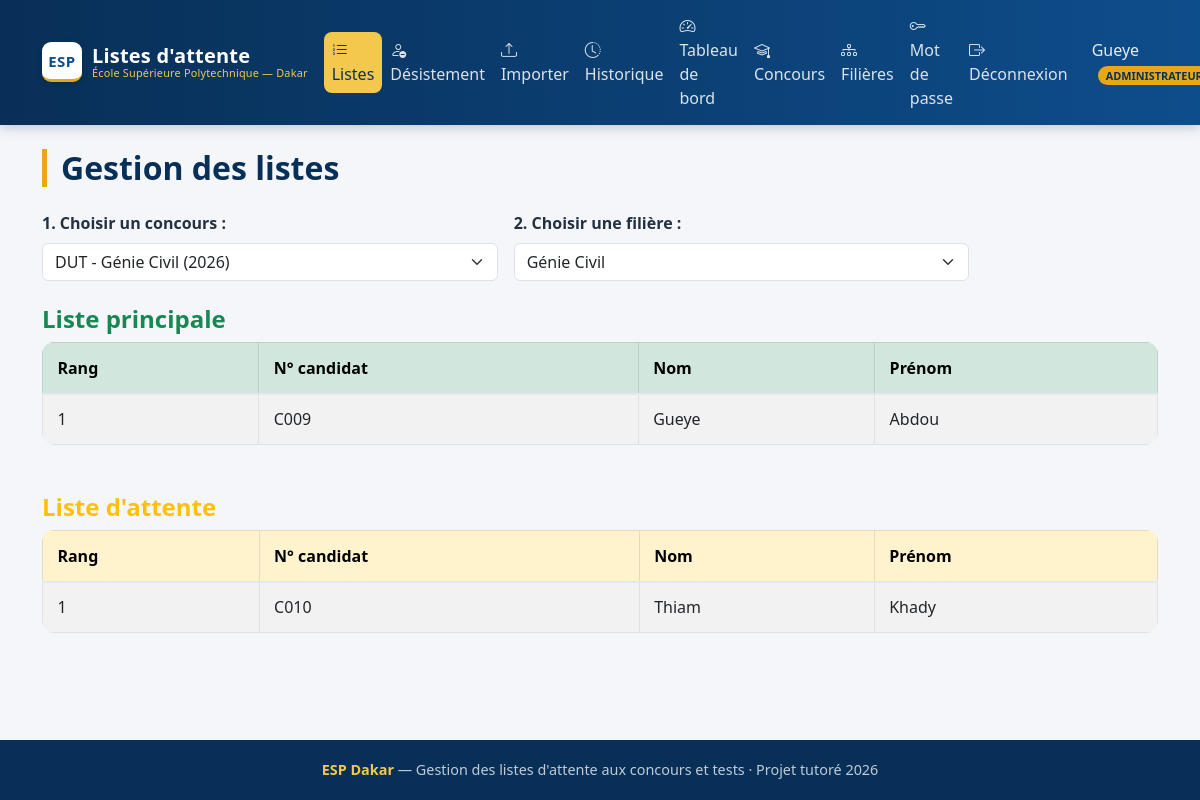
The page /pages/listes.php (signed in) on the database its author committed.
### tables this page shows
CREATE TABLE inscriptions (
    id INT AUTO_INCREMENT PRIMARY KEY,
    rang INT NOT NULL,
    date_inscription DATE NOT NULL,
    candidat_id INT,
    liste_id INT,
    FOREIGN KEY (candidat_id) REFERENCES utilisateurs(id),
    FOREIGN KEY (liste_id) REFERENCES listes(id)
);

CREATE TABLE utilisateurs (
    id INT AUTO_INCREMENT PRIMARY KEY,
    nom VARCHAR(100) NOT NULL,
    prenom VARCHAR(100) NOT NULL,
    email VARCHAR(150) NOT NULL UNIQUE,
    telephone VARCHAR(20),
    mot_de_passe VARCHAR(255) NOT NULL,
    role ENUM('administrateur', 'agent', 'candidat') NOT NULL,
    service VARCHAR(100),
    departement VARCHAR(100),
    numero_candidat VARCHAR(50),
    date_naissance DATE,
    date_creation TIMESTAMP DEFAULT CURRENT_TIMESTAMP
);

### pages/listes.php (the view, shortened to what this page needs)
<?php
require '../config/database.php';
include '../includes/header.php';
$concours = $pdo->query("SELECT * FROM concours ORDER BY type, departement")->fetchAll();
$concoursChoisi = isset($_GET['concours']) ? (int) $_GET['concours'] : ($concours[0]['id'] ?? 0);
$reqFilieres = $pdo->prepare("SELECT * FROM filieres WHERE concours_id = ? ORDER BY nom");
$reqFilieres->execute([$concoursChoisi]);
$filieres = $reqFilieres->fetchAll();
$filiereChoisie = isset($_GET['filiere']) ? (int) $_GET['filiere'] : ($filieres[0]['id'] ?? 0);
function getCandidats($pdo, $filiereId, $typeListe) {
    $requete = $pdo->prepare("
        SELECT i.rang, u.nom, u.prenom, u.numero_candidat
        FROM inscriptions i
        JOIN utilisateurs u ON i.candidat_id = u.id
        JOIN listes l ON i.liste_id = l.id
        WHERE l.filiere_id = ? AND l.type = ?
        ORDER BY i.rang ASC
    ");
    $requete->execute([$filiereId, $typeListe]);
    return $requete->fetchAll();
}
$principale = getCandidats($pdo, $filiereChoisie, 'principale');
$attente = getCandidats($pdo, $filiereChoisie, 'attente');
?>
<h2 class="page-title">Gestion des listes</h2>
<form method="GET" class="mb-4">
    <div class="row g-3">
        <div class="col-md-5">
            <label class="form-label fw-bold">1. Choisir un concours :</label>
            <select name="concours" class="form-select" onchange="this.form.submit()">
                <?php foreach ($concours as $c): ?>
                    <option value="<?= $c['id'] ?>" <?= ($c['id'] == $concoursChoisi) ? 'selected' : '' ?>>
                        <?= htmlspecialchars($c['type'] . ' - ' . $c['departement'] . ' (' . $c['annee'] . ')') ?>
                    </option>
                <?php endforeach; ?>
            </select>
        </div>
        <div class="col-md-5">
            <label class="form-label fw-bold">2. Choisir une filière :</label>
            <select name="filiere" class="form-select" onchange="this.form.submit()">
                <?php foreach ($filieres as $f): ?>
                    <option value="<?= $f['id'] ?>" <?= ($f['id'] == $filiereChoisie) ? 'selected' : '' ?>>
                        <?= htmlspecialchars($f['nom']) ?>
                    </option>
                <?php endforeach; ?>
            </select>
        </div>
    </div>
</form>
<h4 class="text-success">Liste principale</h4>
<table class="table table-striped table-bordered mb-5">
    <thead class="table-success">
        <tr><th>Rang</th><th>N° candidat</th><th>Nom</th><th>Prénom</th></tr>
    </thead>
    <tbody>
        <?php if (count($principale) === 0): ?>
            <tr><td colspan="4" class="text-center text-muted">Aucun candidat</td></tr>
        <?php else: ?>
            <?php foreach ($principale as $c): ?>
                <tr>
                    <td><?= $c['rang'] ?></td>
                    <td><?= htmlspecialchars($c['numero_candidat']) ?></td>
                    <td><?= htmlspecialchars($c['nom']) ?></td>
                    <td><?= htmlspecialchars($c['prenom']) ?></td>
                </tr>
            <?php endforeach; ?>
        <?php endif; ?>
    </tbody>
</table>
<h4 class="text-warning">Liste d'attente</h4>
<table class="table table-striped table-bordered">
    <thead class="table-warning">
        <tr><th>Rang</th><th>N° candidat</th><th>Nom</th><th>Prénom</th></tr>
    </thead>
    <tbody>
        <?php if (count($attente) === 0): ?>
            <tr><td colspan="4" class="text-center text-muted">Aucun candidat</td></tr>
        <?php else: ?>
            <?php foreach ($attente as $c): ?>
                <tr>
                    <td><?= $c['rang'] ?></td>
                    <td><?= htmlspecialchars($c['numero_candidat']) ?></td>
                    <td><?= htmlspecialchars($c['nom']) ?></td>
                    <td><?= htmlspecialchars($c['prenom']) ?></td>
                </tr>
            <?php endforeach; ?>
        <?php endif; ?>
    </tbody>
</table>
<?php include '../includes/footer.php'; ?>

### assets/css/style.css (style rules this page uses)
:root { --esp-blue: #0E4D8B; --esp-blue-dark: #0A3A6B; --esp-blue-darker: #082F57; --esp-gold: #E6A817; --esp-gold-light: #F2C94C; --esp-bg: #f4f6f9; --esp-surface:#ffffff; --esp-text: #243140; --esp-muted: #6b7a8d; --esp-border: #e4e9f0; --esp-radius: 12px; --esp-shadow: 0 2px 10px rgba(16, 42, 77, 0.06); --esp-shadow-hover: 0 6px 22px rgba(16, 42, 77, 0.12); --bs-primary: var(--esp-blue); --bs-primary-rgb: 14, 77, 139; }
body { background-color: var(--esp-bg); color: var(--esp-text); font-family: "Segoe UI", system-ui, -apple-system, Arial, sans-serif; display: flex; flex-direction: column; min-height: 100vh; }
h1, h2, h3, h4, h5 { color: var(--esp-blue-darker); font-weight: 600; }
.table { background: var(--esp-surface); border-radius: var(--esp-radius); overflow: hidden; }
.table > :not(caption) > * > * { padding: .8rem .9rem; }
.table thead th { border-bottom: 2px solid var(--esp-border); font-weight: 600; }
.page-title { border-left: 5px solid var(--esp-gold); padding-left: 14px; margin-bottom: 1.5rem; }

### rows shown on the page
inscriptions: rang "1", candidat.numero_candidat "C009", candidat.nom "Gueye", candidat.prenom "Abdou"
inscriptions: rang "1", candidat.numero_candidat "C010", candidat.nom "Thiam", candidat.prenom "Khady"

### other values the page prints
$_SESSION['nom'] "Gueye"
form field concours "DUT - Génie Civil (2026)"
form field filiere "Génie Civil"
